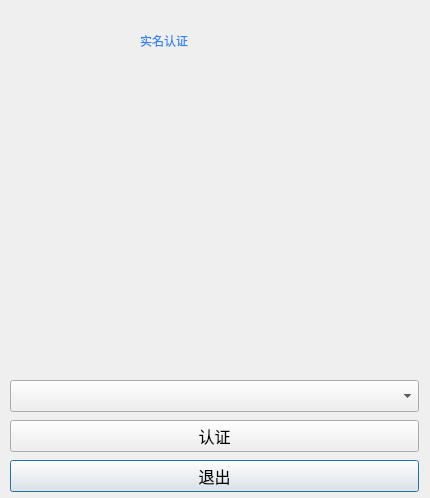
<?xml version="1.0" encoding="UTF-8"?>
<ui version="4.0">
 <class>Certification</class>
 <widget class="QDialog" name="Certification">
  <property name="geometry">
   <rect>
    <x>0</x>
    <y>0</y>
    <width>430</width>
    <height>498</height>
   </rect>
  </property>
  <property name="windowTitle">
   <string>Dialog</string>
  </property>
  <widget class="QWidget" name="verticalLayoutWidget">
   <property name="geometry">
    <rect>
     <x>10</x>
     <y>70</y>
     <width>411</width>
     <height>301</height>
    </rect>
   </property>
   <layout class="QVBoxLayout" name="v_layout">
    <item>
     <widget class="QLabel" name="label">
      <property name="text">
       <string/>
      </property>
     </widget>
    </item>
   </layout>
  </widget>
  <widget class="QLabel" name="label_2">
   <property name="geometry">
    <rect>
     <x>140</x>
     <y>10</y>
     <width>181</width>
     <height>61</height>
    </rect>
   </property>
   <property name="styleSheet">
    <string notr="true">color:rgb(48, 132, 235);
font: 75 28pt 等线;</string>
   </property>
   <property name="text">
    <string>实名认证</string>
   </property>
  </widget>
  <widget class="QPushButton" name="ExitButton">
   <property name="geometry">
    <rect>
     <x>10</x>
     <y>460</y>
     <width>409</width>
     <height>32</height>
    </rect>
   </property>
   <property name="styleSheet">
    <string notr="true">font:12pt;</string>
   </property>
   <property name="text">
    <string>退出</string>
   </property>
  </widget>
  <widget class="QPushButton" name="pushButton">
   <property name="geometry">
    <rect>
     <x>10</x>
     <y>420</y>
     <width>409</width>
     <height>32</height>
    </rect>
   </property>
   <property name="sizePolicy">
    <sizepolicy hsizetype="Minimum" vsizetype="Fixed">
     <horstretch>0</horstretch>
     <verstretch>0</verstretch>
    </sizepolicy>
   </property>
   <property name="styleSheet">
    <string notr="true">font:12pt;</string>
   </property>
   <property name="text">
    <string>认证</string>
   </property>
  </widget>
  <widget class="QComboBox" name="cameraType">
   <property name="geometry">
    <rect>
     <x>10</x>
     <y>380</y>
     <width>409</width>
     <height>32</height>
    </rect>
   </property>
  </widget>
 </widget>
 <resources/>
 <connections>
  <connection>
   <sender>ExitButton</sender>
   <signal>clicked()</signal>
   <receiver>Certification</receiver>
   <slot>close()</slot>
   <hints>
    <hint type="sourcelabel">
     <x>748</x>
     <y>175</y>
    </hint>
    <hint type="destinationlabel">
     <x>457</x>
     <y>336</y>
    </hint>
   </hints>
  </connection>
 </connections>
</ui>
